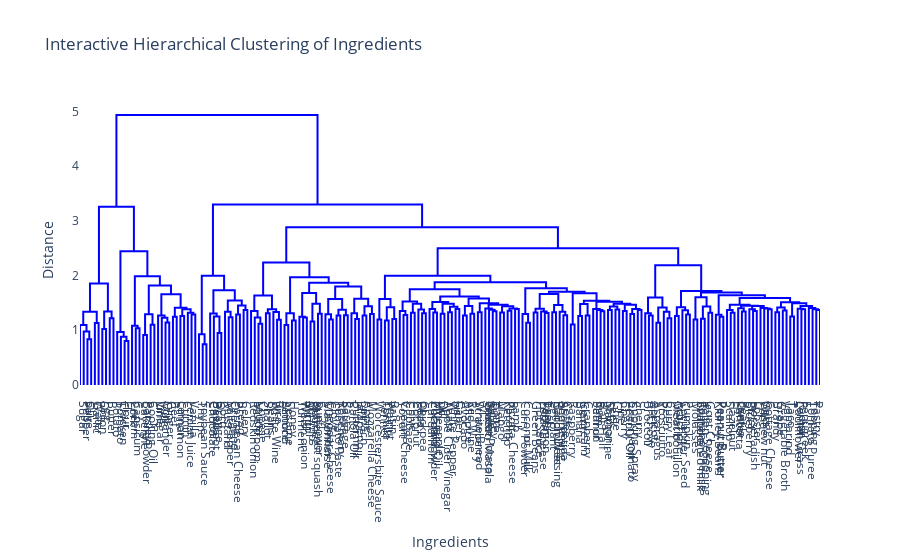

This figure's notebook cell:
### Markdown cell above
#### Hmm while this provides some useful information, it’s not entirely clear. For example, it makes sense that peanut oil, peanuts, and peanut butter are close to each other. However, in general, not everything in this 2D plot seems logical. It’s not as informative or useful as the 2D t-SNE plot for cuisines. However, it is still a good try.

### Code cell
# Example co-occurrence matrix
np.random.seed(42)
# Your existing vector v with labels
v = np.array(labels_ingredients_names)[ind_most_frequent_ingredient]

# Compute linkage matrix
linked = sch.linkage(1 - cooccurrence_matrix, method="ward")  # Convert similarity to distance

# Create a Plotly dendrogram-like plot
fig = go.Figure()

# Define the dendrogram structure
dendro = sch.dendrogram(linked, labels=v, no_plot=True)  # Use v for the labels
dendro_x = dendro['icoord']
dendro_y = dendro['dcoord']

# Add the lines (branches) to the figure
for x, y in zip(dendro_x, dendro_y):
    fig.add_trace(go.Scatter(x=x, y=y, mode='lines', line=dict(width=2, color='blue')))

# Customize the layout for zooming
fig.update_layout(
    title="Interactive Hierarchical Clustering of Ingredients",
    xaxis=dict(
        title="Ingredients",
        showgrid=False,
        tickvals=[(min(x) + max(x)) / 2 for x in dendro_x],  # Position labels at the bottom
        ticktext=v,  # Use your existing labels
        tickangle=90,  # Rotate the labels 90 degrees to make them horizontal
    ),
    yaxis=dict(title="Distance", showgrid=False),
    hovermode='closest',  # Show info when hovering
    showlegend=False,
    plot_bgcolor="white"
)

# Show the interactive plot
fig.show()

### Figure 1 — Plotly figure (JSON) as saved in the notebook; plotly's stock layout.template omitted (floating-point values rounded to 4 significant figures; data arrays with more than 128 entries replaced by an {"elided": "..."} marker saying what was removed)
{"data": [{"line": {"color": "blue", "width": 2}, "mode": "lines", "type": "scatter", "x": [25, 25, 35, 35], "y": [0, 0.8362, 0.8362, 0]}, {"line": {"color": "blue", "width": 2}, "mode": "lines", "type": "scatter", "x": [15, 15, 30, 30], "y": [0, 0.9797, 0.9797, 0.8362]}, {"line": {"color": "blue", "width": 2}, "mode": "lines", "type": "scatter", "x": [5, 5, 22.5, 22.5], "y": [0, 1.094, 1.094, 0.9797]}, {"line": {"color": "blue", "width": 2}, "mode": "lines", "type": "scatter", "x": [45, 45, 55, 55], "y": [0, 1.133, 1.133, 0]}, {"line": {"color": "blue", "width": 2}, "mode": "lines", "type": "scatter", "x": [13.75, 13.75, 50, 50], "y": [1.094, 1.338, 1.338, 1.133]}, {"line": {"color": "blue", "width": 2}, "mode": "lines", "type": "scatter", "x": [65, 65, 75, 75], "y": [0, 1.022, 1.022, 0]}, {"line": {"color": "blue", "width": 2}, "mode": "lines", "type": "scatter", "x": [85, 85, 95, 95], "y": [0, 1.222, 1.222, 0]}, {"line": {"color": "blue", "width": 2}, "mode": "lines", "type": "scatter", "x": [70, 70, 90, 90], "y": [1.022, 1.341, 1.341, 1.222]}, {"line": {"color": "blue", "width": 2}, "mode": "lines", "type": "scatter", "x": [31.88, 31.88, 80, 80], "y": [1.338, 1.855, 1.855, 1.341]}, {"line": {"color": "blue", "width": 2}, "mode": "lines", "type": "scatter", "x": [125, 125, 135, 135], "y": [0, 0.8046, 0.8046, 0]}, {"line": {"color": "blue", "width": 2}, "mode": "lines", "type": "scatter", "x": [115, 115, 130, 130], "y": [0, 0.8803, 0.8803, 0.8046]}, {"line": {"color": "blue", "width": 2}, "mode": "lines", "type": "scatter", "x": [105, 105, 122.5, 122.5], "y": [0, 0.9701, 0.9701, 0.8803]}, {"line": {"color": "blue", "width": 2}, "mode": "lines", "type": "scatter", "x": [155, 155, 165, 165], "y": [0, 1.036, 1.036, 0]}, {"line": {"color": "blue", "width": 2}, "mode": "lines", "type": "scatter", "x": [145, 145, 160, 160], "y": [0, 1.085, 1.085, 1.036]}, {"line": {"color": "blue", "width": 2}, "mode": "lines", "type": "scatter", "x": [175, 175, 185, 185], "y": [0, 0.9126, 0.9126, 0]}, {"line": {"color": "blue", "width": 2}, "mode": "lines", "type": "scatter", "x": [195, 195, 205, 205], "y": [0, 1.1, 1.1, 0]}, {"line": {"color": "blue", "width": 2}, "mode": "lines", "type": "scatter", "x": [180, 180, 200, 200], "y": [0.9126, 1.291, 1.291, 1.1]}, {"line": {"color": "blue", "width": 2}, "mode": "lines", "type": "scatter", "x": [235, 235, 245, 245], "y": [0, 1.144, 1.144, 0]}, {"line": {"color": "blue", "width": 2}, "mode": "lines", "type": "scatter", "x": [225, 225, 240, 240], "y": [0, 1.229, 1.229, 1.144]}, {"line": {"color": "blue", "width": 2}, "mode": "lines", "type": "scatter", "x": [215, 215, 232.5, 232.5], "y": [0, 1.272, 1.272, 1.229]}, {"line": {"color": "blue", "width": 2}, "mode": "lines", "type": "scatter", "x": [255, 255, 265, 265], "y": [0, 1.247, 1.247, 0]}, {"line": {"color": "blue", "width": 2}, "mode": "lines", "type": "scatter", "x": [275, 275, 285, 285], "y": [0, 1.259, 1.259, 0]}, {"line": {"color": "blue", "width": 2}, "mode": "lines", "type": "scatter", "x": [305, 305, 315, 315], "y": [0, 1.289, 1.289, 0]}, {"line": {"color": "blue", "width": 2}, "mode": "lines", "type": "scatter", "x": [295, 295, 310, 310], "y": [0, 1.322, 1.322, 1.289]}, {"line": {"color": "blue", "width": 2}, "mode": "lines", "type": "scatter", "x": [280, 280, 302.5, 302.5], "y": [1.259, 1.382, 1.382, 1.322]}, {"line": {"color": "blue", "width": 2}, "mode": "lines", "type": "scatter", "x": [260, 260, 291.2, 291.2], "y": [1.247, 1.41, 1.41, 1.382]}, {"line": {"color": "blue", "width": 2}, "mode": "lines", "type": "scatter", "x": [223.8, 223.8, 275.6, 275.6], "y": [1.272, 1.657, 1.657, 1.41]}, {"line": {"color": "blue", "width": 2}, "mode": "lines", "type": "scatter", "x": [190, 190, 249.7, 249.7], "y": [1.291, 1.82, 1.82, 1.657]}, {"line": {"color": "blue", "width": 2}, "mode": "lines", "type": "scatter", "x": [152.5, 152.5, 219.8, 219.8], "y": [1.085, 1.986, 1.986, 1.82]}, {"line": {"color": "blue", "width": 2}, "mode": "lines", "type": "scatter", "x": [113.8, 113.8, 186.2, 186.2], "y": [0.9701, 2.443, 2.443, 1.986]}, {"line": {"color": "blue", "width": 2}, "mode": "lines", "type": "scatter", "x": [55.94, 55.94, 150.0, 150.0], "y": [1.855, 3.257, 3.257, 2.443]}, {"line": {"color": "blue", "width": 2}, "mode": "lines", "type": "scatter", "x": [335, 335, 345, 345], "y": [0, 0.7456, 0.7456, 0]}, {"line": {"color": "blue", "width": 2}, "mode": "lines", "type": "scatter", "x": [325, 325, 340, 340], "y": [0, 0.9285, 0.9285, 0.7456]}, {"line": {"color": "blue", "width": 2}, "mode": "lines", "type": "scatter", "x": [375, 375, 385, 385], "y": [0, 0.9507, 0.9507, 0]}, {"line": {"color": "blue", "width": 2}, "mode": "lines", "type": "scatter", "x": [365, 365, 380, 380], "y": [0, 1.252, 1.252, 0.9507]}, {"line": {"color": "blue", "width": 2}, "mode": "lines", "type": "scatter", "x": [355, 355, 372.5, 372.5], "y": [0, 1.307, 1.307, 1.252]}, {"line": {"color": "blue", "width": 2}, "mode": "lines", "type": "scatter", "x": [405, 405, 415, 415], "y": [0, 1.239, 1.239, 0]}, {"line": {"color": "blue", "width": 2}, "mode": "lines", "type": "scatter", "x": [395, 395, 410, 410], "y": [0, 1.339, 1.339, 1.239]}, {"line": {"color": "blue", "width": 2}, "mode": "lines", "type": "scatter", "x": [425, 425, 435, 435], "y": [0, 1.289, 1.289, 0]}, {"line": {"color": "blue", "width": 2}, "mode": "lines", "type": "scatter", "x": [445, 445, 455, 455], "y": [0, 1.372, 1.372, 0]}, {"line": {"color": "blue", "width": 2}, "mode": "lines", "type": "scatter", "x": [430, 430, 450, 450], "y": [1.289, 1.453, 1.453, 1.372]}, {"line": {"color": "blue", "width": 2}, "mode": "lines", "type": "scatter", "x": [402.5, 402.5, 440, 440], "y": [1.339, 1.545, 1.545, 1.453]}, {"line": {"color": "blue", "width": 2}, "mode": "lines", "type": "scatter", "x": [363.8, 363.8, 421.2, 421.2], "y": [1.307, 1.733, 1.733, 1.545]}, {"line": {"color": "blue", "width": 2}, "mode": "lines", "type": "scatter", "x": [332.5, 332.5, 392.5, 392.5], "y": [0.9285, 1.998, 1.998, 1.733]}, {"line": {"color": "blue", "width": 2}, "mode": "lines", "type": "scatter", "x": [485, 485, 495, 495], "y": [0, 1.119, 1.119, 0]}, {"line": {"color": "blue", "width": 2}, "mode": "lines", "type": "scatter", "x": [475, 475, 490, 490], "y": [0, 1.236, 1.236, 1.119]}, {"line": {"color": "blue", "width": 2}, "mode": "lines", "type": "scatter", "x": [465, 465, 482.5, 482.5], "y": [0, 1.354, 1.354, 1.236]}, {"line": {"color": "blue", "width": 2}, "mode": "lines", "type": "scatter", "x": [505, 505, 515, 515], "y": [0, 1.311, 1.311, 0]}, {"line": {"color": "blue", "width": 2}, "mode": "lines", "type": "scatter", "x": [535, 535, 545, 545], "y": [0, 1.193, 1.193, 0]}, {"line": {"color": "blue", "width": 2}, "mode": "lines", "type": "scatter", "x": [525, 525, 540, 540], "y": [0, 1.335, 1.335, 1.193]}, {"line": {"color": "blue", "width": 2}, "mode": "lines", "type": "scatter", "x": [510, 510, 532.5, 532.5], "y": [1.311, 1.382, 1.382, 1.335]}, {"line": {"color": "blue", "width": 2}, "mode": "lines", "type": "scatter", "x": [473.8, 473.8, 521.2, 521.2], "y": [1.354, 1.638, 1.638, 1.382]}, {"line": {"color": "blue", "width": 2}, "mode": "lines", "type": "scatter", "x": [555, 555, 565, 565], "y": [0, 1.098, 1.098, 0]}, {"line": {"color": "blue", "width": 2}, "mode": "lines", "type": "scatter", "x": [575, 575, 585, 585], "y": [0, 1.18, 1.18, 0]}, {"line": {"color": "blue", "width": 2}, "mode": "lines", "type": "scatter", "x": [560, 560, 580, 580], "y": [1.098, 1.313, 1.313, 1.18]}, {"line": {"color": "blue", "width": 2}, "mode": "lines", "type": "scatter", "x": [605, 605, 615, 615], "y": [0, 1.233, 1.233, 0]}, {"line": {"color": "blue", "width": 2}, "mode": "lines", "type": "scatter", "x": [595, 595, 610, 610], "y": [0, 1.245, 1.245, 1.233]}, {"line": {"color": "blue", "width": 2}, "mode": "lines", "type": "scatter", "x": [625, 625, 635, 635], "y": [0, 1.159, 1.159, 0]}, {"line": {"color": "blue", "width": 2}, "mode": "lines", "type": "scatter", "x": [645, 645, 655, 655], "y": [0, 1.302, 1.302, 0]}, {"line": {"color": "blue", "width": 2}, "mode": "lines", "type": "scatter", "x": [630, 630, 650, 650], "y": [1.159, 1.485, 1.485, 1.302]}, {"line": {"color": "blue", "width": 2}, "mode": "lines", "type": "scatter", "x": [602.5, 602.5, 640, 640], "y": [1.245, 1.683, 1.683, 1.485]}, {"line": {"color": "blue", "width": 2}, "mode": "lines", "type": "scatter", "x": [675, 675, 685, 685], "y": [0, 1.198, 1.198, 0]}, {"line": {"color": "blue", "width": 2}, "mode": "lines", "type": "scatter", "x": [665, 665, 680, 680], "y": [0, 1.294, 1.294, 1.198]}, {"line": {"color": "blue", "width": 2}, "mode": "lines", "type": "scatter", "x": [695, 695, 705, 705], "y": [0, 1.269, 1.269, 0]}, {"line": {"color": "blue", "width": 2}, "mode": "lines", "type": "scatter", "x": [715, 715, 725, 725], "y": [0, 1.273, 1.273, 0]}, {"line": {"color": "blue", "width": 2}, "mode": "lines", "type": "scatter", "x": [700, 700, 720, 720], "y": [1.269, 1.375, 1.375, 1.273]}, {"line": {"color": "blue", "width": 2}, "mode": "lines", "type": "scatter", "x": [672.5, 672.5, 710, 710], "y": [1.294, 1.57, 1.57, 1.375]}, {"line": {"color": "blue", "width": 2}, "mode": "lines", "type": "scatter", "x": [745, 745, 755, 755], "y": [0, 1.205, 1.205, 0]}, {"line": {"color": "blue", "width": 2}, "mode": "lines", "type": "scatter", "x": [735, 735, 750, 750], "y": [0, 1.312, 1.312, 1.205]}, {"line": {"color": "blue", "width": 2}, "mode": "lines", "type": "scatter", "x": [765, 765, 775, 775], "y": [0, 1.268, 1.268, 0]}, {"line": {"color": "blue", "width": 2}, "mode": "lines", "type": "scatter", "x": [785, 785, 795, 795], "y": [0, 1.297, 1.297, 0]}, {"line": {"color": "blue", "width": 2}, "mode": "lines", "type": "scatter", "x": [770, 770, 790, 790], "y": [1.268, 1.437, 1.437, 1.297]}, {"line": {"color": "blue", "width": 2}, "mode": "lines", "type": "scatter", "x": [742.5, 742.5, 780, 780], "y": [1.312, 1.574, 1.574, 1.437]}, {"line": {"color": "blue", "width": 2}, "mode": "lines", "type": "scatter", "x": [691.2, 691.2, 761.2, 761.2], "y": [1.57, 1.802, 1.802, 1.574]}, {"line": {"color": "blue", "width": 2}, "mode": "lines", "type": "scatter", "x": [621.2, 621.2, 726.2, 726.2], "y": [1.683, 1.869, 1.869, 1.802]}, {"line": {"color": "blue", "width": 2}, "mode": "lines", "type": "scatter", "x": [570, 570, 673.8, 673.8], "y": [1.313, 1.968, 1.968, 1.869]}, {"line": {"color": "blue", "width": 2}, "mode": "lines", "type": "scatter", "x": [497.5, 497.5, 621.9, 621.9], "y": [1.638, 2.239, 2.239, 1.968]}, {"line": {"color": "blue", "width": 2}, "mode": "lines", "type": "scatter", "x": [805, 805, 815, 815], "y": [0, 1.196, 1.196, 0]}, {"line": {"color": "blue", "width": 2}, "mode": "lines", "type": "scatter", "x": [825, 825, 835, 835], "y": [0, 1.179, 1.179, 0]}, {"line": {"color": "blue", "width": 2}, "mode": "lines", "type": "scatter", "x": [845, 845, 855, 855], "y": [0, 1.204, 1.204, 0]}, {"line": {"color": "blue", "width": 2}, "mode": "lines", "type": "scatter", "x": [830, 830, 850, 850], "y": [1.179, 1.419, 1.419, 1.204]}, {"line": {"color": "blue", "width": 2}, "mode": "lines", "type": "scatter", "x": [810, 810, 840, 840], "y": [1.196, 1.57, 1.57, 1.419]}, {"line": {"color": "blue", "width": 2}, "mode": "lines", "type": "scatter", "x": [875, 875, 885, 885], "y": [0, 1.281, 1.281, 0]}, {"line": {"color": "blue", "width": 2}, "mode": "lines", "type": "scatter", "x": [865, 865, 880, 880], "y": [0, 1.352, 1.352, 1.281]}, {"line": {"color": "blue", "width": 2}, "mode": "lines", "type": "scatter", "x": [895, 895, 905, 905], "y": [0, 1.322, 1.322, 0]}, {"line": {"color": "blue", "width": 2}, "mode": "lines", "type": "scatter", "x": [925, 925, 935, 935], "y": [0, 1.311, 1.311, 0]}, {"line": {"color": "blue", "width": 2}, "mode": "lines", "type": "scatter", "x": [915, 915, 930, 930], "y": [0, 1.38, 1.38, 1.311]}, {"line": {"color": "blue", "width": 2}, "mode": "lines", "type": "scatter", "x": [900, 900, 922.5, 922.5], "y": [1.322, 1.484, 1.484, 1.38]}, {"line": {"color": "blue", "width": 2}, "mode": "lines", "type": "scatter", "x": [872.5, 872.5, 911.2, 911.2], "y": [1.352, 1.524, 1.524, 1.484]}, {"line": {"color": "blue", "width": 2}, "mode": "lines", "type": "scatter", "x": [955, 955, 965, 965], "y": [0, 1.327, 1.327, 0]}, {"line": {"color": "blue", "width": 2}, "mode": "lines", "type": "scatter", "x": [945, 945, 960, 960], "y": [0, 1.387, 1.387, 1.327]}, {"line": {"color": "blue", "width": 2}, "mode": "lines", "type": "scatter", "x": [975, 975, 985, 985], "y": [0, 1.304, 1.304, 0]}, {"line": {"color": "blue", "width": 2}, "mode": "lines", "type": "scatter", "x": [995, 995, 1005, 1005], "y": [0, 1.328, 1.328, 0]}, {"line": {"color": "blue", "width": 2}, "mode": "lines", "type": "scatter", "x": [1015, 1015, 1025, 1025], "y": [0, 1.389, 1.389, 0]}, {"line": {"color": "blue", "width": 2}, "mode": "lines", "type": "scatter", "x": [1000, 1000, 1020, 1020], "y": [1.328, 1.431, 1.431, 1.389]}, {"line": {"color": "blue", "width": 2}, "mode": "lines", "type": "scatter", "x": [980, 980, 1010, 1010], "y": [1.304, 1.486, 1.486, 1.431]}, {"line": {"color": "blue", "width": 2}, "mode": "lines", "type": "scatter", "x": [952.5, 952.5, 995, 995], "y": [1.387, 1.515, 1.515, 1.486]}, {"line": {"color": "blue", "width": 2}, "mode": "lines", "type": "scatter", "x": [1035, 1035, 1045, 1045], "y": [0, 1.272, 1.272, 0]}, {"line": {"color": "blue", "width": 2}, "mode": "lines", "type": "scatter", "x": [1055, 1055, 1065, 1065], "y": [0, 1.304, 1.304, 0]}, {"line": {"color": "blue", "width": 2}, "mode": "lines", "type": "scatter", "x": [1040, 1040, 1060, 1060], "y": [1.272, 1.444, 1.444, 1.304]}, {"line": {"color": "blue", "width": 2}, "mode": "lines", "type": "scatter", "x": [1075, 1075, 1085, 1085], "y": [0, 1.329, 1.329, 0]}, {"line": {"color": "blue", "width": 2}, "mode": "lines", "type": "scatter", "x": [1115, 1115, 1125, 1125], "y": [0, 1.346, 1.346, 0]}, {"line": {"color": "blue", "width": 2}, "mode": "lines", "type": "scatter", "x": [1105, 1105, 1120, 1120], "y": [0, 1.376, 1.376, 1.346]}, {"line": {"color": "blue", "width": 2}, "mode": "lines", "type": "scatter", "x": [1095, 1095, 1112.0, 1112.0], "y": [0, 1.398, 1.398, 1.376]}, {"line": {"color": "blue", "width": 2}, "mode": "lines", "type": "scatter", "x": [1135, 1135, 1145, 1145], "y": [0, 1.325, 1.325, 0]}, {"line": {"color": "blue", "width": 2}, "mode": "lines", "type": "scatter", "x": [1155, 1155, 1165, 1165], "y": [0, 1.358, 1.358, 0]}, {"line": {"color": "blue", "width": 2}, "mode": "lines", "type": "scatter", "x": [1175, 1175, 1185, 1185], "y": [0, 1.389, 1.389, 0]}, {"line": {"color": "blue", "width": 2}, "mode": "lines", "type": "scatter", "x": [1160, 1160, 1180, 1180], "y": [1.358, 1.398, 1.398, 1.389]}, {"line": {"color": "blue", "width": 2}, "mode": "lines", "type": "scatter", "x": [1140, 1140, 1170, 1170], "y": [1.325, 1.44, 1.44, 1.398]}, {"line": {"color": "blue", "width": 2}, "mode": "lines", "type": "scatter", "x": [1104.0, 1104.0, 1155, 1155], "y": [1.398, 1.464, 1.464, 1.44]}, {"line": {"color": "blue", "width": 2}, "mode": "lines", "type": "scatter", "x": [1080, 1080, 1129.0, 1129.0], "y": [1.329, 1.493, 1.493, 1.464]}, {"line": {"color": "blue", "width": 2}, "mode": "lines", "type": "scatter", "x": [1050, 1050, 1105.0, 1105.0], "y": [1.444, 1.58, 1.58, 1.493]}, {"line": {"color": "blue", "width": 2}, "mode": "lines", "type": "scatter", "x": [973.8, 973.8, 1077.0, 1077.0], "y": [1.515, 1.616, 1.616, 1.58]}, {"line": {"color": "blue", "width": 2}, "mode": "lines", "type": "scatter", "x": [891.9, 891.9, 1026.0, 1026.0], "y": [1.524, 1.751, 1.751, 1.616]}, {"line": {"color": "blue", "width": 2}, "mode": "lines", "type": "scatter", "x": [1205, 1205, 1215, 1215], "y": [0, 1.14, 1.14, 0]}, {"line": {"color": "blue", "width": 2}, "mode": "lines", "type": "scatter", "x": [1195, 1195, 1210, 1210], "y": [0, 1.3, 1.3, 1.14]}, {"line": {"color": "blue", "width": 2}, "mode": "lines", "type": "scatter", "x": [1225, 1225, 1235, 1235], "y": [0, 1.325, 1.325, 0]}, {"line": {"color": "blue", "width": 2}, "mode": "lines", "type": "scatter", "x": [1255, 1255, 1265, 1265], "y": [0, 1.313, 1.313, 0]}, {"line": {"color": "blue", "width": 2}, "mode": "lines", "type": "scatter", "x": [1245, 1245, 1260, 1260], "y": [0, 1.343, 1.343, 1.313]}, {"line": {"color": "blue", "width": 2}, "mode": "lines", "type": "scatter", "x": [1230, 1230, 1252.0, 1252.0], "y": [1.325, 1.395, 1.395, 1.343]}, {"line": {"color": "blue", "width": 2}, "mode": "lines", "type": "scatter", "x": [1275, 1275, 1285, 1285], "y": [0, 1.332, 1.332, 0]}, {"line": {"color": "blue", "width": 2}, "mode": "lines", "type": "scatter", "x": [1305, 1305, 1315, 1315], "y": [0, 1.272, 1.272, 0]}, {"line": {"color": "blue", "width": 2}, "mode": "lines", "type": "scatter", "x": [1295, 1295, 1310, 1310], "y": [0, 1.34, 1.34, 1.272]}, {"line": {"color": "blue", "width": 2}, "mode": "lines", "type": "scatter", "x": [1280, 1280, 1302.0, 1302.0], "y": [1.332, 1.461, 1.461, 1.34]}, {"line": {"color": "blue", "width": 2}, "mode": "lines", "type": "scatter", "x": [1241.0, 1241.0, 1291.0, 1291.0], "y": [1.395, 1.664, 1.664, 1.461]}, {"line": {"color": "blue", "width": 2}, "mode": "lines", "type": "scatter", "x": [1325, 1325, 1335, 1335], "y": [0, 1.106, 1.106, 0]}, {"line": {"color": "blue", "width": 2}, "mode": "lines", "type": "scatter", "x": [1345, 1345, 1355, 1355], "y": [0, 1.263, 1.263, 0]}, {"line": {"color": "blue", "width": 2}, "mode": "lines", "type": "scatter", "x": [1365, 1365, 1375, 1375], "y": [0, 1.27, 1.27, 0]}, {"line": {"color": "blue", "width": 2}, "mode": "lines", "type": "scatter", "x": [1350, 1350, 1370, 1370], "y": [1.263, 1.481, 1.481, 1.27]}, {"line": {"color": "blue", "width": 2}, "mode": "lines", "type": "scatter", "x": [1405, 1405, 1415, 1415], "y": [0, 1.348, 1.348, 0]}, {"line": {"color": "blue", "width": 2}, "mode": "lines", "type": "scatter", "x": [1395, 1395, 1410, 1410], "y": [0, 1.37, 1.37, 1.348]}, {"line": {"color": "blue", "width": 2}, "mode": "lines", "type": "scatter", "x": [1385, 1385, 1402.0, 1402.0], "y": [0, 1.388, 1.388, 1.37]}, {"line": {"color": "blue", "width": 2}, "mode": "lines", "type": "scatter", "x": [1425, 1425, 1435, 1435], "y": [0, 1.369, 1.369, 0]}, {"line": {"color": "blue", "width": 2}, "mode": "lines", "type": "scatter", "x": [1445, 1445, 1455, 1455], "y": [0, 1.381, 1.381, 0]}, {"line": {"color": "blue", "width": 2}, "mode": "lines", "type": "scatter", "x": [1430, 1430, 1450, 1450], "y": [1.369, 1.432, 1.432, 1.381]}, {"line": {"color": "blue", "width": 2}, "mode": "lines", "type": "scatter", "x": [1465, 1465, 1475, 1475], "y": [0, 1.354, 1.354, 0]}, {"line": {"color": "blue", "width": 2}, "mode": "lines", "type": "scatter", "x": [1485, 1485, 1495, 1495], "y": [0, 1.298, 1.298, 0]}, {"line": {"color": "blue", "width": 2}, "mode": "lines", "type": "scatter", "x": [1505, 1505, 1515, 1515], "y": [0, 1.371, 1.371, 0]}, {"line": {"color": "blue", "width": 2}, "mode": "lines", "type": "scatter", "x": [1490, 1490, 1510, 1510], "y": [1.298, 1.388, 1.388, 1.371]}, {"line": {"color": "blue", "width": 2}, "mode": "lines", "type": "scatter", "x": [1470, 1470, 1500, 1500], "y": [1.354, 1.465, 1.465, 1.388]}, {"line": {"color": "blue", "width": 2}, "mode": "lines", "type": "scatter", "x": [1440, 1440, 1485, 1485], "y": [1.432, 1.487, 1.487, 1.465]}, {"line": {"color": "blue", "width": 2}, "mode": "lines", "type": "scatter", "x": [1394.0, 1394.0, 1462.0, 1462.0], "y": [1.388, 1.523, 1.523, 1.487]}, {"line": {"color": "blue", "width": 2}, "mode": "lines", "type": "scatter", "x": [1360, 1360, 1428.0, 1428.0], "y": [1.481, 1.541, 1.541, 1.523]}, {"line": {"color": "blue", "width": 2}, "mode": "lines", "type": "scatter", "x": [1330, 1330, 1394.0, 1394.0], "y": [1.106, 1.676, 1.676, 1.541]}, {"line": {"color": "blue", "width": 2}, "mode": "lines", "type": "scatter", "x": [1266.0, 1266.0, 1362.0, 1362.0], "y": [1.664, 1.706, 1.706, 1.676]}, {"line": {"color": "blue", "width": 2}, "mode": "lines", "type": "scatter", "x": [1202.0, 1202.0, 1314.0, 1314.0], "y": [1.3, 1.77, 1.77, 1.706]}, {"line": {"color": "blue", "width": 2}, "mode": "lines", "type": "scatter", "x": [958.7, 958.7, 1258.0, 1258.0], "y": [1.751, 1.879, 1.879, 1.77]}, {"line": {"color": "blue", "width": 2}, "mode": "lines", "type": "scatter", "x": [825, 825, 1109.0, 1109.0], "y": [1.57, 1.996, 1.996, 1.879]}, {"line": {"color": "blue", "width": 2}, "mode": "lines", "type": "scatter", "x": [1535, 1535, 1545, 1545], "y": [0, 1.272, 1.272, 0]}, {"line": {"color": "blue", "width": 2}, "mode": "lines", "type": "scatter", "x": [1525, 1525, 1540, 1540], "y": [0, 1.311, 1.311, 1.272]}, {"line": {"color": "blue", "width": 2}, "mode": "lines", "type": "scatter", "x": [1555, 1555, 1565, 1565], "y": [0, 1.138, 1.138, 0]}, {"line": {"color": "blue", "width": 2}, "mode": "lines", "type": "scatter", "x": [1585, 1585, 1595, 1595], "y": [0, 1.221, 1.221, 0]}, {"line": {"color": "blue", "width": 2}, "mode": "lines", "type": "scatter", "x": [1575, 1575, 1590, 1590], "y": [0, 1.34, 1.34, 1.221]}, {"line": {"color": "blue", "width": 2}, "mode": "lines", "type": "scatter", "x": [1560, 1560, 1582.0, 1582.0], "y": [1.138, 1.418, 1.418, 1.34]}, {"line": {"color": "blue", "width": 2}, "mode": "lines", "type": "scatter", "x": [1532.0, 1532.0, 1571.0, 1571.0], "y": [1.311, 1.601, 1.601, 1.418]}, {"line": {"color": "blue", "width": 2}, "mode": "lines", "type": "scatter", "x": [1605, 1605, 1615, 1615], "y": [0, 1.262, 1.262, 0]}, {"line": {"color": "blue", "width": 2}, "mode": "lines", "type": "scatter", "x": [1635, 1635, 1645, 1645], "y": [0, 1.289, 1.289, 0]}, {"line": {"color": "blue", "width": 2}, "mode": "lines", "type": "scatter", "x": [1625, 1625, 1640, 1640], "y": [0, 1.364, 1.364, 1.289]}, {"line": {"color": "blue", "width": 2}, "mode": "lines", "type": "scatter", "x": [1610, 1610, 1632.0, 1632.0], "y": [1.262, 1.419, 1.419, 1.364]}, {"line": {"color": "blue", "width": 2}, "mode": "lines", "type": "scatter", "x": [1655, 1655, 1665, 1665], "y": [0, 1.195, 1.195, 0]}, {"line": {"color": "blue", "width": 2}, "mode": "lines", "type": "scatter", "x": [1675, 1675, 1685, 1685], "y": [0, 1.21, 1.21, 0]}, {"line": {"color": "blue", "width": 2}, "mode": "lines", "type": "scatter", "x": [1695, 1695, 1705, 1705], "y": [0, 1.318, 1.318, 0]}, {"line": {"color": "blue", "width": 2}, "mode": "lines", "type": "scatter", "x": [1680, 1680, 1700, 1700], "y": [1.21, 1.436, 1.436, 1.318]}, {"line": {"color": "blue", "width": 2}, "mode": "lines", "type": "scatter", "x": [1660, 1660, 1690, 1690], "y": [1.195, 1.606, 1.606, 1.436]}, {"line": {"color": "blue", "width": 2}, "mode": "lines", "type": "scatter", "x": [1725, 1725, 1735, 1735], "y": [0, 1.245, 1.245, 0]}, {"line": {"color": "blue", "width": 2}, "mode": "lines", "type": "scatter", "x": [1715, 1715, 1730, 1730], "y": [0, 1.285, 1.285, 1.245]}, {"line": {"color": "blue", "width": 2}, "mode": "lines", "type": "scatter", "x": [1755, 1755, 1765, 1765], "y": [0, 1.319, 1.319, 0]}, {"line": {"color": "blue", "width": 2}, "mode": "lines", "type": "scatter", "x": [1745, 1745, 1760, 1760], "y": [0, 1.372, 1.372, 1.319]}, {"line": {"color": "blue", "width": 2}, "mode": "lines", "type": "scatter", "x": [1785, 1785, 1795, 1795], "y": [0, 1.341, 1.341, 0]}, {"line": {"color": "blue", "width": 2}, "mode": "lines", "type": "scatter", "x": [1775, 1775, 1790, 1790], "y": [0, 1.404, 1.404, 1.341]}, {"line": {"color": "blue", "width": 2}, "mode": "lines", "type": "scatter", "x": [1815, 1815, 1825, 1825], "y": [0, 1.351, 1.351, 0]}, {"line": {"color": "blue", "width": 2}, "mode": "lines", "type": "scatter", "x": [1805, 1805, 1820, 1820], "y": [0, 1.382, 1.382, 1.351]}, {"line": {"color": "blue", "width": 2}, "mode": "lines", "type": "scatter", "x": [1855, 1855, 1865, 1865], "y": [0, 1.384, 1.384, 0]}, {"line": {"color": "blue", "width": 2}, "mode": "lines", "type": "scatter", "x": [1845, 1845, 1860, 1860], "y": [0, 1.398, 1.398, 1.384]}, {"line": {"color": "blue", "width": 2}, "mode": "lines", "type": "scatter", "x": [1835, 1835, 1852.0, 1852.0], "y": [0, 1.405, 1.405, 1.398]}, {"line": {"color": "blue", "width": 2}, "mode": "lines", "type": "scatter", "x": [1812.0, 1812.0, 1844.0, 1844.0], "y": [1.382, 1.442, 1.442, 1.405]}, {"line": {"color": "blue", "width": 2}, "mode": "lines", "type": "scatter", "x": [1782.0, 1782.0, 1828.0, 1828.0], "y": [1.404, 1.447, 1.447, 1.442]}, {"line": {"color": "blue", "width": 2}, "mode": "lines", "type": "scatter", "x": [1752.0, 1752.0, 1805.0, 1805.0], "y": [1.372, 1.466, 1.466, 1.447]}, {"line": {"color": "blue", "width": 2}, "mode": "lines", "type": "scatter", "x": [1875, 1875, 1885, 1885], "y": [0, 1.331, 1.331, 0]}, {"line": {"color": "blue", "width": 2}, "mode": "lines", "type": "scatter", "x": [1895, 1895, 1905, 1905], "y": [0, 1.361, 1.361, 0]}, {"line": {"color": "blue", "width": 2}, "mode": "lines", "type": "scatter", "x": [1880, 1880, 1900, 1900], "y": [1.331, 1.416, 1.416, 1.361]}, {"line": {"color": "blue", "width": 2}, "mode": "lines", "type": "scatter", "x": [1915, 1915, 1925, 1925], "y": [0, 1.251, 1.251, 0]}, {"line": {"color": "blue", "width": 2}, "mode": "lines", "type": "scatter", "x": [1945, 1945, 1955, 1955], "y": [0, 1.386, 1.386, 0]}, {"line": {"color": "blue", "width": 2}, "mode": "lines", "type": "scatter", "x": [1935, 1935, 1950, 1950], "y": [0, 1.394, 1.394, 1.386]}, {"line": {"color": "blue", "width": 2}, "mode": "lines", "type": "scatter", "x": [1985, 1985, 1995, 1995], "y": [0, 1.373, 1.373, 0]}, {"line": {"color": "blue", "width": 2}, "mode": "lines", "type": "scatter", "x": [1975, 1975, 1990, 1990], "y": [0, 1.384, 1.384, 1.373]}, {"line": {"color": "blue", "width": 2}, "mode": "lines", "type": "scatter", "x": [1965, 1965, 1982.0, 1982.0], "y": [0, 1.407, 1.407, 1.384]}, {"line": {"color": "blue", "width": 2}, "mode": "lines", "type": "scatter", "x": [1942.0, 1942.0, 1974.0, 1974.0], "y": [1.394, 1.445, 1.445, 1.407]}, {"line": {"color": "blue", "width": 2}, "mode": "lines", "type": "scatter", "x": [1920, 1920, 1958.0, 1958.0], "y": [1.251, 1.493, 1.493, 1.445]}, {"line": {"color": "blue", "width": 2}, "mode": "lines", "type": "scatter", "x": [1890, 1890, 1939.0, 1939.0], "y": [1.416, 1.514, 1.514, 1.493]}, {"line": {"color": "blue", "width": 2}, "mode": "lines", "type": "scatter", "x": [1779.0, 1779.0, 1915.0, 1915.0], "y": [1.466, 1.588, 1.588, 1.514]}, {"line": {"color": "blue", "width": 2}, "mode": "lines", "type": "scatter", "x": [1722.0, 1722.0, 1847.0, 1847.0], "y": [1.285, 1.639, 1.639, 1.588]}, {"line": {"color": "blue", "width": 2}, "mode": "lines", "type": "scatter", "x": [1675, 1675, 1785.0, 1785.0], "y": [1.606, 1.692, 1.692, 1.639]}, {"line": {"color": "blue", "width": 2}, "mode": "lines", "type": "scatter", "x": [1621.0, 1621.0, 1730.0, 1730.0], "y": [1.419, 1.716, 1.716, 1.692]}, {"line": {"color": "blue", "width": 2}, "mode": "lines", "type": "scatter", "x": [1552.0, 1552.0, 1676.0, 1676.0], "y": [1.601, 2.19, 2.19, 1.716]}, {"line": {"color": "blue", "width": 2}, "mode": "lines", "type": "scatter", "x": [966.8, 966.8, 1614.0, 1614.0], "y": [1.996, 2.497, 2.497, 2.19]}, {"line": {"color": "blue", "width": 2}, "mode": "lines", "type": "scatter", "x": [559.7, 559.7, 1290.0, 1290.0], "y": [2.239, 2.881, 2.881, 2.497]}, {"line": {"color": "blue", "width": 2}, "mode": "lines", "type": "scatter", "x": [362.5, 362.5, 925.0, 925.0], "y": [1.998, 3.298, 3.298, 2.881]}, {"line": {"color": "blue", "width": 2}, "mode": "lines", "type": "scatter", "x": [102.9, 102.9, 643.7, 643.7], "y": [3.257, 4.934, 4.934, 3.298]}], "layout": {"hovermode": "closest", "plot_bgcolor": "white", "showlegend": false, "title": {"text": "Interactive Hierarchical Clustering of Ingredients"}, "xaxis": {"showgrid": false, "tickangle": 90, "ticktext": {"elided": "200 str values"}, "tickvals": {"elided": "199 float values"}, "title": {"text": "Ingredients"}}, "yaxis": {"showgrid": false, "title": {"text": "Distance"}}}}
